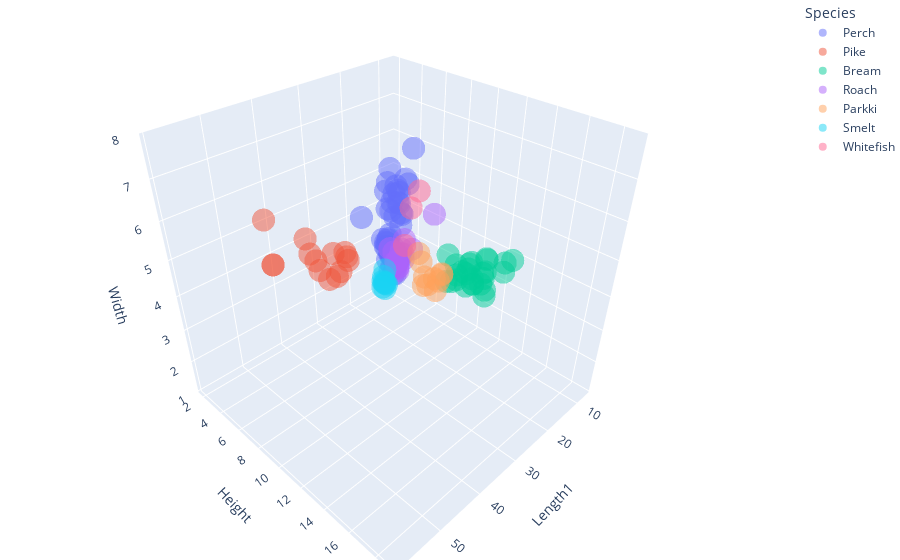

Notebook code cell kept with this figure:
### Code cell
import plotly.express as px
# df = px.data.iris()
fig = px.scatter_3d(df_train, x='Length1', y='Height', z='Width',
              color='Species', size_max=18,
            opacity=0.5)

# tight layout
fig.update_layout(margin=dict(l=0, r=0, b=0, t=0))

### Figure 1 — Plotly figure (JSON) as saved in the notebook; plotly's stock layout.template omitted (floating-point values rounded to 4 significant figures)
{"data": [{"hovertemplate": "Species=Perch<br>Length1=%{x}<br>Height=%{y}<br>Width=%{z}<extra></extra>", "legendgroup": "Perch", "marker": {"color": "#636efa", "opacity": 0.5, "symbol": "circle"}, "mode": "markers", "name": "Perch", "scene": "scene", "showlegend": true, "type": "scatter3d", "x": [15, 20, 36.6, 20, 19, 19.3, 18.2, 34, 30.5, 41.1, 39.8, 25.4, 20.7, 36.5, 19, 32.5, 34.6, 17.2, 25.4, 36.9, 12.5, 27.8, 39, 22, 23.5, 34.5, 37.1, 17.8, 26.27, 37, 32, 20.5, 19, 20, 34, 7.5, 26.9, 20, 25.4, 23, 36.5, 20, 13.8, 37, 25.9, 20.5, 25.2], "y": [4.592, 6.11, 12.43, 5.522, 5.692, 6.384, 5.082, 10.88, 10.03, 12.49, 11.93, 7.283, 5.953, 11.14, 5.692, 11.49, 10.57, 5.636, 7.052, 11.93, 3.528, 7.616, 12.8, 6.375, 6.561, 10.84, 11.13, 5.138, 5.222, 11.73, 10.26, 5.856, 5.918, 5.875, 10.61, 2.112, 7.585, 6.11, 7.167, 6.439, 11.14, 5.64, 3.824, 12.38, 7.82, 6.792, 8.323], "z": [2.632, 3.408, 7.351, 3.995, 3.555, 3.534, 2.772, 6.864, 6.018, 7.596, 7.277, 4.566, 3.63, 6.003, 3.667, 7.796, 6.367, 4.908, 4.335, 7.106, 1.999, 4.772, 6.868, 3.825, 4.239, 6.265, 6.63, 4.908, 4.908, 7.225, 6.388, 3.624, 3.308, 3.525, 6.741, 1.408, 4.635, 3.525, 4.335, 3.683, 7.493, 3.525, 2.432, 7.462, 4.204, 3.624, 5.137]}, {"hovertemplate": "Species=Pike<br>Length1=%{x}<br>Height=%{y}<br>Width=%{z}<extra></extra>", "legendgroup": "Pike", "marker": {"color": "#EF553B", "opacity": 0.5, "symbol": "circle"}, "mode": "markers", "name": "Pike", "scene": "scene", "showlegend": true, "type": "scatter3d", "x": [43.2, 42, 40, 48.3, 34.8, 56, 36, 56, 59, 40.1, 44.8, 35.5, 31.7, 32.7], "y": [7.792, 6.96, 7.28, 8.926, 6.288, 9.6, 6.396, 9.6, 10.81, 7.786, 7.68, 7.29, 5.708, 5.936], "z": [4.87, 4.896, 4.322, 6.171, 4.02, 6.144, 3.977, 6.144, 7.48, 5.13, 5.376, 4.577, 4.158, 4.384]}, {"hovertemplate": "Species=Bream<br>Length1=%{x}<br>Height=%{y}<br>Width=%{z}<extra></extra>", "legendgroup": "Bream", "marker": {"color": "#00cc96", "opacity": 0.5, "symbol": "circle"}, "mode": "markers", "name": "Bream", "scene": "scene", "showlegend": true, "type": "scatter3d", "x": [23.9, 31.8, 31.5, 28.7, 32, 26.5, 35, 28.4, 23.2, 32.7, 31.9, 31.5, 36.2, 26.8, 38, 37.4, 27.6, 27.6, 29.5, 26.3, 30.4, 26.8, 31.4, 24, 31.3, 29.4], "y": [12.38, 16.36, 15.52, 14.37, 16.36, 12.44, 18.08, 14.26, 11.52, 16.52, 16.24, 15.52, 18.75, 13.6, 17.62, 18.64, 15.39, 15.39, 13.91, 12.73, 14.94, 14.18, 15.99, 12.48, 15.13, 14.95], "z": [4.696, 6.053, 5.28, 4.815, 6.09, 5.134, 6.292, 5.104, 4.02, 5.851, 5.589, 5.28, 6.75, 4.927, 6.37, 6.747, 4.69, 4.844, 5.073, 4.455, 5.602, 5.279, 5.37, 4.306, 5.569, 5.171]}, {"hovertemplate": "Species=Roach<br>Length1=%{x}<br>Height=%{y}<br>Width=%{z}<extra></extra>", "legendgroup": "Roach", "marker": {"color": "#ab63fa", "opacity": 0.5, "symbol": "circle"}, "mode": "markers", "name": "Roach", "scene": "scene", "showlegend": true, "type": "scatter3d", "x": [20.5, 19.4, 12.9, 19.1, 20.5, 18.6, 18.2, 21.1, 25, 22, 21, 20.4, 17.5, 20.08, 22.1, 22, 16.5, 24], "y": [7.033, 6.115, 4.147, 6.168, 6.634, 6.216, 5.617, 6.4, 8.568, 6.915, 6.55, 5.804, 5.576, 9.485, 7.397, 7.534, 5.298, 8.877], "z": [3.82, 3.294, 2.268, 3.396, 3.548, 3.574, 3.175, 3.8, 4.774, 3.631, 3.325, 3.754, 2.904, 5.355, 4.127, 3.835, 2.822, 4.497]}, {"hovertemplate": "Species=Parkki<br>Length1=%{x}<br>Height=%{y}<br>Width=%{z}<extra></extra>", "legendgroup": "Parkki", "marker": {"color": "#FFA15A", "opacity": 0.5, "symbol": "circle"}, "mode": "markers", "name": "Parkki", "scene": "scene", "showlegend": true, "type": "scatter3d", "x": [19.8, 19, 21.2, 19, 17.5, 13.5, 14.3, 23, 16.3, 24], "y": [9.736, 8.538, 10.35, 9.396, 8.392, 6.848, 6.577, 11.09, 7.405, 11.37], "z": [3.157, 3.294, 3.664, 3.41, 2.918, 2.326, 3.382, 4.144, 3.382, 4.234]}, {"hovertemplate": "Species=Smelt<br>Length1=%{x}<br>Height=%{y}<br>Width=%{z}<extra></extra>", "legendgroup": "Smelt", "marker": {"color": "#19d3f3", "opacity": 0.5, "symbol": "circle"}, "mode": "markers", "name": "Smelt", "scene": "scene", "showlegend": true, "type": "scatter3d", "x": [10, 10.8, 11.5, 11.48, 13.2, 12.1, 11.4, 10.7, 13.8], "y": [1.972, 1.978, 2.09, 2.26, 2.873, 2.277, 2.26, 2.083, 2.932], "z": [1.16, 1.285, 1.394, 1.345, 2.067, 1.256, 1.148, 1.277, 1.879]}, {"hovertemplate": "Species=Whitefish<br>Length1=%{x}<br>Height=%{y}<br>Width=%{z}<extra></extra>", "legendgroup": "Whitefish", "marker": {"color": "#FF6692", "opacity": 0.5, "symbol": "circle"}, "mode": "markers", "name": "Whitefish", "scene": "scene", "showlegend": true, "type": "scatter3d", "x": [33.7, 28.5, 25.6], "y": [11.76, 10.74, 8.778], "z": [6.574, 6.562, 4.682]}], "layout": {"autosize": true, "legend": {"title": {"text": "Species"}, "tracegroupgap": 0}, "margin": {"b": 0, "l": 0, "r": 0, "t": 0}, "scene": {"aspectmode": "auto", "aspectratio": {"x": 1, "y": 1, "z": 1}, "domain": {"x": [0, 1], "y": [0, 1]}, "xaxis": {"title": {"text": "Length1"}, "type": "linear"}, "yaxis": {"title": {"text": "Height"}, "type": "linear"}, "zaxis": {"title": {"text": "Width"}, "type": "linear"}}}}
